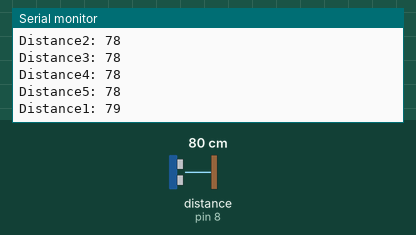
This sketch was run on a simulated Arduino Uno, built with avr-gcc and run on an emulated ATmega328P. Parts: the last lines printed to the serial monitor. Wiring (inferred from the names in the program): ultrasonic range finder: trigger pin 10; echo pin 8. The test bench sets the inputs (shaded band); at power-on: distance to the obstacle (sensor on pin 8) 80 cm. The echo pulse lasts 58.3 µs per cm.

Above: at 1.2 s.
1.3 s: distance to the obstacle (sensor on pin 8) set to 2 cm
At 2.1 s:
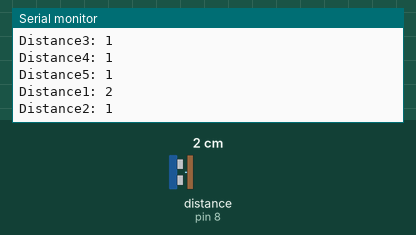
4.3 s: distance to the obstacle (sensor on pin 8) set to 18 cm
At 5.0 s:
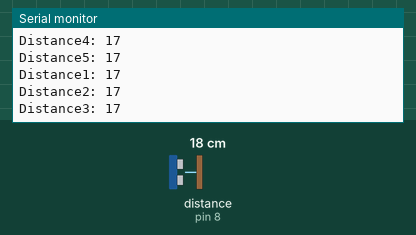
7.3 s: distance to the obstacle (sensor on pin 8) set to 299 cm
At 7.9 s:
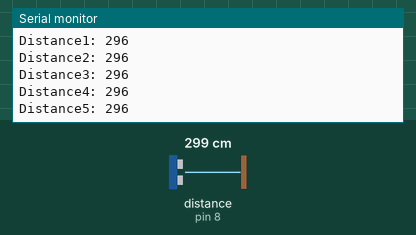
10.3 s: distance to the obstacle (sensor on pin 8) set to 250 cm
At 10.9 s:
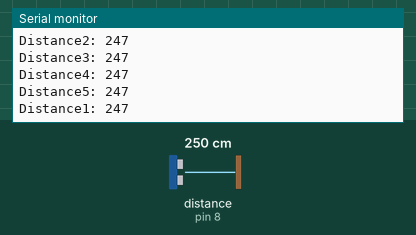
13.3 s: distance to the obstacle (sensor on pin 8) set to 4 cm
At 13.9 s:
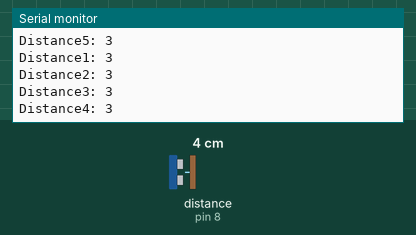
Timing chart, 0 to 16.3 s (numbered marks = the images above; inputs shaded):
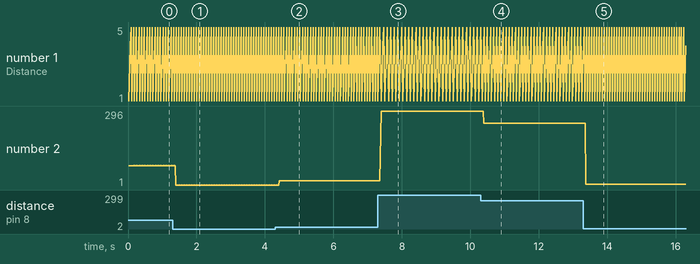

The sketch:

ultra_slave.ino
```cpp
// change pins
const int trigPin1 = 10;
const int echoPin1 = 8;

const int trigPin2 = 10;
const int echoPin2 = 8;

const int trigPin3 = 10;
const int echoPin3 = 8;

const int trigPin4 = 10;
const int echoPin4 = 8;

const int trigPin5 = 10;
const int echoPin5 = 8;

int distance1,distance2,distance3,distance4,distance5;

void setup() {
  pinMode(trigPin1, OUTPUT);
  pinMode(echoPin1, INPUT);
  pinMode(trigPin2, OUTPUT);
  pinMode(echoPin2, INPUT);
  pinMode(trigPin3, OUTPUT);
  pinMode(echoPin3, INPUT);
  pinMode(trigPin4, OUTPUT);
  pinMode(echoPin4, INPUT);
  pinMode(trigPin5, OUTPUT);
  pinMode(echoPin5, INPUT);
  Serial.begin(9600);
}

void loop() {
  distance1 = get_distance(trigPin1, echoPin1);
  distance2 = get_distance(trigPin2, echoPin2);
  distance3 = get_distance(trigPin3, echoPin3);
  distance4 = get_distance(trigPin4, echoPin4);
  distance5 = get_distance(trigPin5, echoPin5);

  Serial.print("Distance1: ");
  Serial.println(distance1);
  Serial.print("Distance2: ");
  Serial.println(distance2);
  Serial.print("Distance3: ");
  Serial.println(distance3);
  Serial.print("Distance4: ");
  Serial.println(distance4);
  Serial.print("Distance5: ");
  Serial.println(distance5);

  int distanceArray[] = {distance1,distance2,distance3,distance4,distance5};
}

long get_duration(int trigPin, int echoPin) {
  digitalWrite(trigPin,LOW);
  delayMicroseconds(2);
  digitalWrite(trigPin, HIGH);
  delayMicroseconds(10);
  digitalWrite(trigPin, LOW);
  long duration = pulseIn(echoPin, HIGH);
  return duration;
}

int get_distance(int trigPin, int echoPin) {
  long duration = get_duration(trigPin,echoPin);
  int distance = duration*0.034/2;
  return distance;
}

void send_data(int distanceArray[]){
  if (Serial.available()) {
    Serial.print("<");
    for(int i=0; i<5; i++)
   {
      Serial.print(distanceArray[i]);
      if (i<4){
        Serial.print(",");
      }

   }
   Serial.print(">");
  }
}
```

Measured:
- after the input at 1.3 s, the serial monitor: prints a new line after 0.10 s (image 1)
- after the input at 4.3 s, the serial monitor: prints a new line after 0.11 s (image 2)
- after the input at 7.3 s, the serial monitor: prints a new line after 0.10 s (image 3)
- after the input at 10.3 s, the serial monitor: prints a new line after 0.09 s (image 4)
- after the input at 13.3 s, the serial monitor: prints a new line after 0.07 s (image 5)
- plotted number 2: 1 → 17 after the input at 4.3 s, 17 → 296 after the input at 7.3 s, 296 → 247 after the input at 10.3 s
